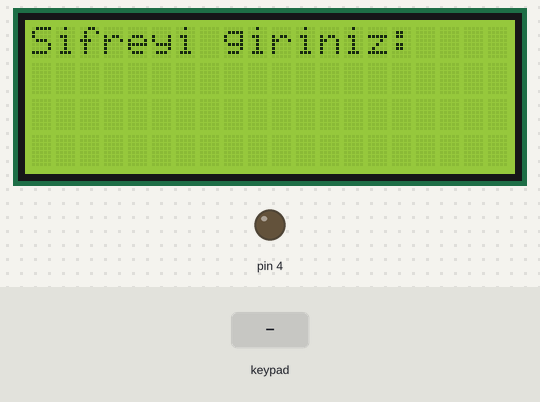
The sketch below on a simulated Arduino Uno, built with avr-gcc and run on an emulated ATmega328P. On the bench: 20×4 character LCD, output pins drawn as LEDs (lit = HIGH). Dashed ring = blinking. The inputs (shaded band) are chosen by the test bench.

Above: at 1.2 s.
1.3 s: keypad keys 1 9 2 3 pressed 0.4 s apart
At 3.4 s:
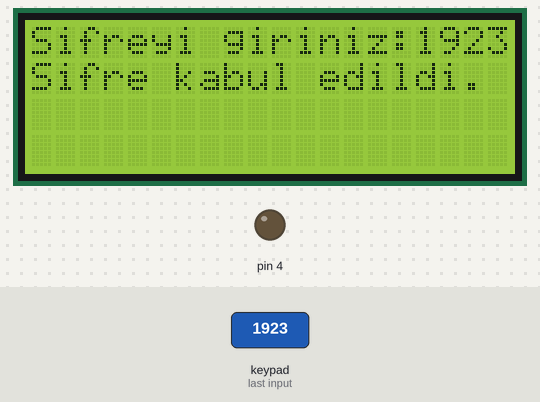
4.4 s: keypad keys 1 3 9 7 pressed 0.4 s apart
At 6.0 s:
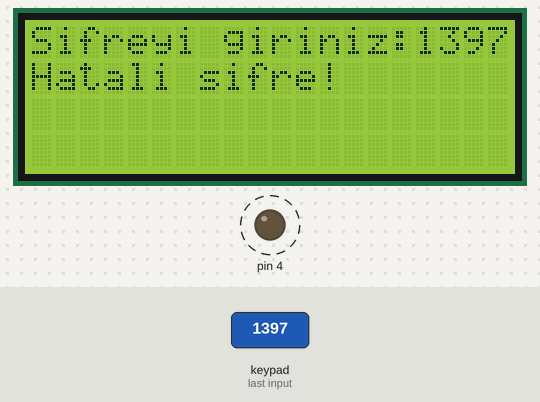
7.5 s: key '0' pressed
At 8.1 s:
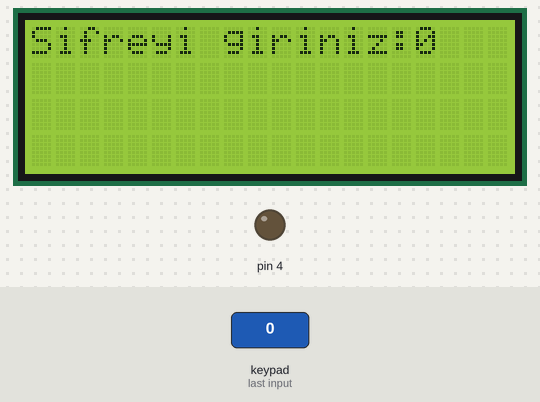
9.1 s: key '1' pressed
At 10.6 s:
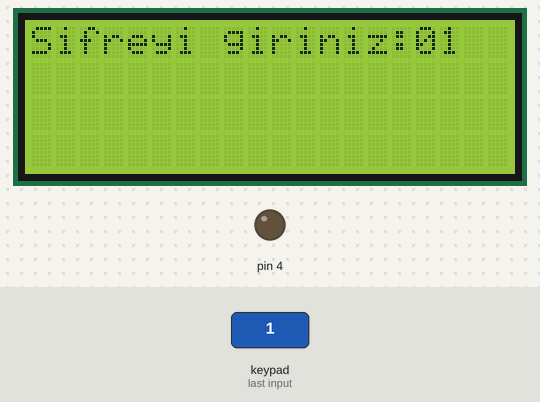
Timing chart, 0 to 11.7 s (numbered marks = the images above; inputs shaded):
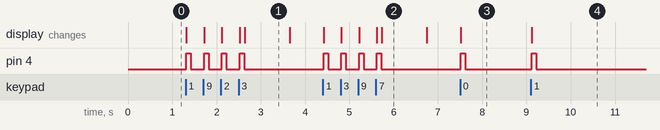

The sketch:

Sifre_Uygulamasi.ino
```cpp
#include <Wire.h>
#include <Adafruit_RGBLCDShield.h>
#include "Adafruit_MPR121.h"

Adafruit_RGBLCDShield lcd = Adafruit_RGBLCDShield();

Adafruit_MPR121 cap = Adafruit_MPR121();

uint16_t lasttouched = 0;
uint16_t currtouched = 0;

String sifre = "1923";
String hesapla;

void setup() {
  pinMode(4,OUTPUT);
  Serial.begin(9600);
  cap.begin(0x5A);
  lcd.begin(20, 4);
  lcd.setCursor(0, 0);
  lcd.print("Sifreyi giriniz:");

}
void ses(){
  digitalWrite(4,HIGH);
  delay(100);
  digitalWrite(4,LOW);
  }
void loop() {
  currtouched = cap.touched();

  for (uint8_t i = 0; i <=9; i++) {
    if ((currtouched & _BV(i)) && !(lasttouched & _BV(i)) ) {
      hesapla = hesapla += i; lcd.clear(); lcd.print("Sifreyi giriniz:" + hesapla);ses();
    }
    if (hesapla.length() == 4) {

      if (hesapla == sifre) {
        lcd.setCursor(0, 1);
        lcd.print("Sifre kabul edildi.");
        delay(1000);
        lcd.clear();
        lcd.print("Sifreyi giriniz:");
      }
      else {
        lcd.setCursor(0, 1);
        lcd.print("Hatali sifre!");
        delay(1000);
        lcd.clear();
        lcd.print("Sifreyi giriniz:");
      }
      hesapla = "";
    }
  }
  lasttouched = currtouched;
  return;
}
```

Measured:
- after the input at 1.3 s, pin 4: alternates HIGH for 0.10 s and LOW for 0.30 s, 8 changes in all, then stays LOW, starting at once; the display: first changes at once (image 1 shows a later state)
- after the input at 4.4 s, pin 4: alternates HIGH for 0.10 s and LOW for 0.30 s, 8 changes in all, then stays LOW, starting at once; the display: first changes at once (image 2 shows a later state)
- after the input at 7.5 s, pin 4: LOW → HIGH at once, → LOW 0.10 s later; the display: changes at once (image 3)
- after the input at 9.1 s, pin 4: LOW → HIGH at once, → LOW 0.10 s later; the display: changes at once (image 4)
- what the display in image 1 shows lasts 1.1 s, from 2.6 s to 3.7 s
